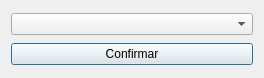
<?xml version="1.0" encoding="UTF-8"?>
<ui version="4.0">
 <class>Dialog</class>
 <widget class="QDialog" name="Dialog">
  <property name="geometry">
   <rect>
    <x>0</x>
    <y>0</y>
    <width>264</width>
    <height>78</height>
   </rect>
  </property>
  <property name="windowTitle">
   <string>Selecione Conexão</string>
  </property>
  <layout class="QVBoxLayout" name="verticalLayout">
   <item>
    <widget class="QComboBox" name="listConCombo"/>
   </item>
   <item>
    <widget class="QPushButton" name="okButton">
     <property name="text">
      <string>Confirmar</string>
     </property>
    </widget>
   </item>
  </layout>
 </widget>
 <resources/>
 <connections/>
</ui>
